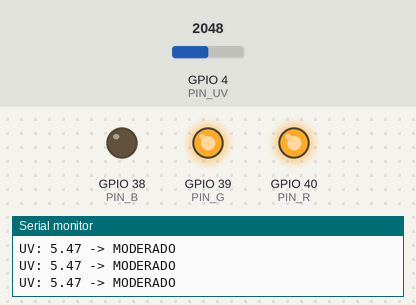
A sketch run on a simulated ESP32-S3. Shown: output pins drawn as LEDs (lit = HIGH), the last lines printed to the serial monitor. The test bench sets the inputs (shaded band); at power-on: GPIO 4 (PIN_UV) = 2048 (analog values on the 0–4095 scale). WiFi joins after 1.5 s; servers stay silent unless stated; uploads are accepted with an empty reply; web services answer with replies made up by the test bench.

Above: at 3.9 s.
4.0 s: GPIO 4 (PIN_UV) set to 2090
5.5 s: GPIO 4 (PIN_UV) set to 2152
At 6.2 s:
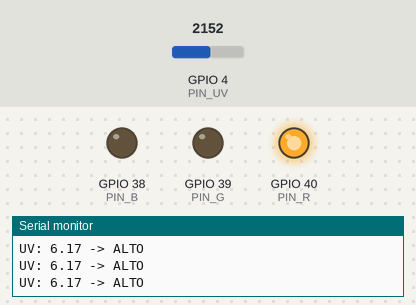
7.0 s: GPIO 4 (PIN_UV) set to 1228
At 7.8 s:
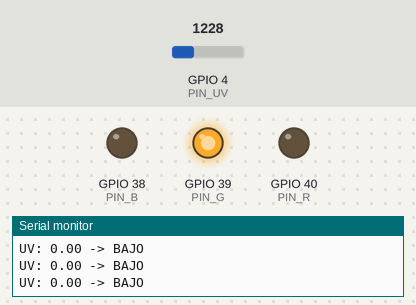
8.5 s: GPIO 4 (PIN_UV) set to 1643
10.0 s: GPIO 4 (PIN_UV) set to 1738
At 11.2 s:
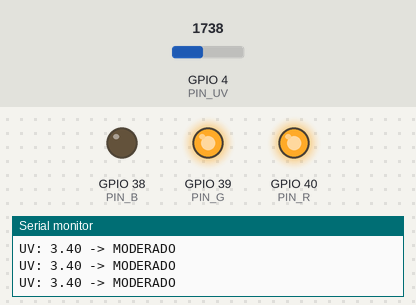
11.5 s: GPIO 4 (PIN_UV) set to 2866
At 12.7 s:
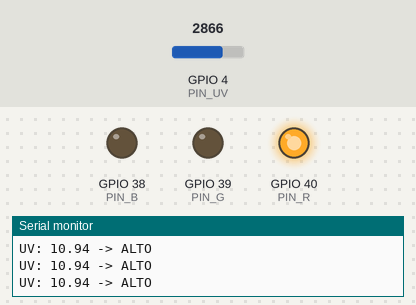
Timing chart, 0 to 14.0 s (numbered marks = the images above; inputs shaded):
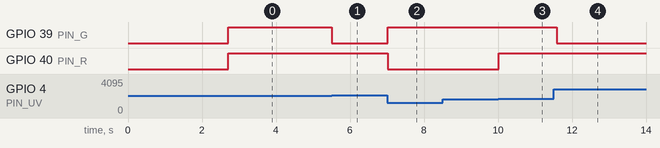

The sketch:

centinela_uv2.ino
```cpp
/*
  =====================================================================
  Monitoreo UV - ESP32-S3 + Hostinger + Telegram
  Proyecto: Centinela UV
  =====================================================================
*/

#include <WiFi.h>
#include <WiFiClientSecure.h>
#include <HTTPClient.h>

// ------------------- WIFI -------------------
const char* WIFI_SSID = "iPhone de Leo";
const char* WIFI_PASS = "123456789";

// ------------------- SERVIDOR HOSTINGER -------------------
const char* SERVIDOR  = "https://lightskyblue-zebra-707371.hostingersite.com/guardar.php";
const char* TEST_URL  = "https://lightskyblue-zebra-707371.hostingersite.com/test.php";
const char* CLAVE_API = "uv-grupo5-2026";

// Envía a Hostinger cada 3 segundos
const unsigned long INTERVALO_ENVIO = 3000;

// ------------------- TELEGRAM -------------------
const char* TG_TOKEN  = "8861657158:AAEg2c3pC8nNyDoterQ6hZ82UYEzgJWsybA";
const char* TG_CHATID = "8648240921";

const unsigned long COOLDOWN_TG = 30UL * 1000UL;   // 30 s (modo demo; normal: 5UL * 60UL * 1000UL)

// ------------------- PINES -------------------
const int PIN_UV = 4;   // OUT del sensor (GPIO4, ADC)

// Ojo: dejo estos pines como los tenías en tu código.
// Si tu LED está conectado a GPIO5, GPIO6 y GPIO7, cámbialos aquí.
const int PIN_R  = 40;
const int PIN_G  = 39;
const int PIN_B  = 38;

const bool ANODO_COMUN = false;

// ------------------- VARIABLES -------------------
float uvIntensity = 0.0;
float temperatura = 0.0;
float humedad = 0.0;

String nivel = "BAJO";
String nivelAnterior = "BAJO";

unsigned long ultimoEnvio = 0;
unsigned long ultimoTgMod = 0;
unsigned long ultimoTgAlto = 0;
unsigned long pruebaHasta = 0;

// ------------------- FUNCIONES -------------------
float mapFloat(float x, float in_min, float in_max, float out_min, float out_max) {
  return (x - in_min) * (out_max - out_min) / (in_max - in_min) + out_min;
}

void setColor(bool r, bool g, bool b) {
  if (ANODO_COMUN) {
    r = !r;
    g = !g;
    b = !b;
  }

  digitalWrite(PIN_R, r);
  digitalWrite(PIN_G, g);
  digitalWrite(PIN_B, b);
}

float leerUV() {
  long suma = 0;

  for (int i = 0; i < 5; i++) {
    suma += analogRead(PIN_UV);
    delay(1);
  }

  float promedio = suma / 5.0;
  float voltaje  = promedio * (3.3 / 4095.0);

  // Conversión aproximada del GY-ML8511
  float uv = mapFloat(voltaje, 0.99, 2.8, 0.0, 15.0);

  if (uv < 0) uv = 0;
  if (uv > 20) uv = 20;

  return uv;
}

void conectarWiFi() {
  if (WiFi.status() == WL_CONNECTED) return;

  WiFi.mode(WIFI_STA);
  WiFi.begin(WIFI_SSID, WIFI_PASS);

  Serial.print("Conectando a WiFi: ");
  Serial.println(WIFI_SSID);

  unsigned long inicio = millis();

  while (WiFi.status() != WL_CONNECTED && millis() - inicio < 20000) {
    delay(500);
    Serial.print(".");
  }

  Serial.println();

  if (WiFi.status() == WL_CONNECTED) {
    Serial.print("WiFi conectado. IP: ");
    Serial.println(WiFi.localIP());
  } else {
    Serial.println("No se pudo conectar al WiFi.");
    Serial.println("Revisa hotspot, clave y compatibilidad 2.4 GHz.");
  }
}

// Envía la lectura al dashboard usando POST
void enviarDato() {
  if (WiFi.status() != WL_CONNECTED) {
    Serial.println("WiFi desconectado. Reintentando...");
    conectarWiFi();
    return;
  }

  WiFiClientSecure client;
  client.setInsecure();

  HTTPClient http;

  String cuerpo = "key=" + String(CLAVE_API) +
                  "&uv=" + String(uvIntensity, 1) +
                  "&temp=" + String(temperatura, 1) +
                  "&hum=" + String(humedad, 0);

  Serial.print("Enviando a Hostinger: ");
  Serial.println(cuerpo);

  http.begin(client, SERVIDOR);
  http.addHeader("Content-Type", "application/x-www-form-urlencoded");

  int codigo = http.POST(cuerpo);
  String respuesta = http.getString();

  Serial.print("Dashboard HTTP: ");
  Serial.println(codigo);

  Serial.print("Respuesta servidor: ");
  Serial.println(respuesta);

  http.end();
}

void enviarTelegram(String mensaje) {
  if (WiFi.status() != WL_CONNECTED) return;

  WiFiClientSecure client;
  client.setInsecure();

  HTTPClient http;

  mensaje.replace(" ", "%20");
  mensaje.replace("\n", "%0A");

  String url = "https://api.telegram.org/bot" + String(TG_TOKEN) +
               "/sendMessage?chat_id=" + String(TG_CHATID) +
               "&text=" + mensaje;

  http.begin(client, url);
  int codigo = http.GET();

  Serial.print("Telegram HTTP: ");
  Serial.println(codigo);

  http.end();
}

void revisarPrueba() {
  if (WiFi.status() != WL_CONNECTED) return;

  WiFiClientSecure client;
  client.setInsecure();

  HTTPClient http;
  http.begin(client, TEST_URL);

  int codigo = http.GET();

  if (codigo == 200) {
    String resp = http.getString();
    resp.trim();

    if (resp == "1") {
      pruebaHasta = millis() + 8000;
      enviarTelegram("PRUEBA: alerta de UV ALTO.");
    }
  }

  http.end();
}

// ------------------- SETUP -------------------
void setup() {
  Serial.begin(115200);
  delay(1000);

  Serial.println();
  Serial.println("Iniciando Centinela UV...");

  pinMode(PIN_R, OUTPUT);
  pinMode(PIN_G, OUTPUT);
  pinMode(PIN_B, OUTPUT);

  analogReadResolution(12);
  analogSetPinAttenuation(PIN_UV, ADC_11db);

  setColor(0, 0, 0);

  conectarWiFi();

  if (WiFi.status() == WL_CONNECTED) {
    enviarTelegram("Sistema Monitor UV encendido.");
  }
}

// ------------------- LOOP -------------------
void loop() {
  static unsigned long tiempoMedicion = 0;

  if (millis() - tiempoMedicion > 120) {
    tiempoMedicion = millis();

    uvIntensity = leerUV();

    if (uvIntensity < 3.0) {
      nivel = "BAJO";
      setColor(0, 1, 0);   // verde
    } else if (uvIntensity < 6.0) {
      nivel = "MODERADO";
      setColor(1, 1, 0);   // amarillo
    } else {
      nivel = "ALTO";
      setColor(1, 0, 0);   // rojo
    }

    if (millis() < pruebaHasta) {
      nivel = "ALTO";
      setColor(1, 0, 0);
    }

    Serial.print("UV: ");
    Serial.print(uvIntensity, 2);
    Serial.print(" -> ");
    Serial.println(nivel);

    if (nivel == "MODERADO" && nivelAnterior == "BAJO" &&
        (ultimoTgMod == 0 || millis() - ultimoTgMod > COOLDOWN_TG)) {
      enviarTelegram("Aviso: UV moderado. Indice " + String(uvIntensity, 1));
      ultimoTgMod = millis();
    }

    if (nivel == "ALTO" && nivelAnterior != "ALTO" &&
        (ultimoTgAlto == 0 || millis() - ultimoTgAlto > COOLDOWN_TG)) {
      enviarTelegram("ALERTA UV ALTO. Indice " + String(uvIntensity, 1));
      ultimoTgAlto = millis();
    }

    nivelAnterior = nivel;
  }

  if (millis() - ultimoEnvio > INTERVALO_ENVIO) {
    ultimoEnvio = millis();
    enviarDato();
  }

  static unsigned long ultimaPrueba = 0;

  if (millis() - ultimaPrueba > 6000) {
    ultimaPrueba = millis();
    revisarPrueba();
  }
}
```

Measured:
- the behaviour switches between 2126 and 2127 on GPIO 4 (PIN_UV) (found by bisection; images 0 and 1)
- the behaviour switches between 1677 and 1678 on GPIO 4 (PIN_UV) (found by bisection; images 2 and 3)
- after the input at 5.5 s, GPIO 39 (PIN_G): HIGH → LOW at once
- after the input at 7.0 s, GPIO 39 (PIN_G): LOW → HIGH at once; GPIO 40 (PIN_R): HIGH → LOW at once
- after the input at 10.0 s, GPIO 40 (PIN_R): LOW → HIGH at once
- after the input at 11.5 s, GPIO 39 (PIN_G): HIGH → LOW after 0.09 s
